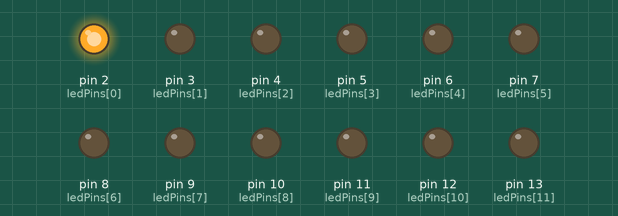
A sketch run on a simulated Arduino Uno, built with avr-gcc and run on an emulated ATmega328P. On the bench: output pins drawn as LEDs (lit = HIGH).

Above: at 0.05 s.
At 0.45 s:
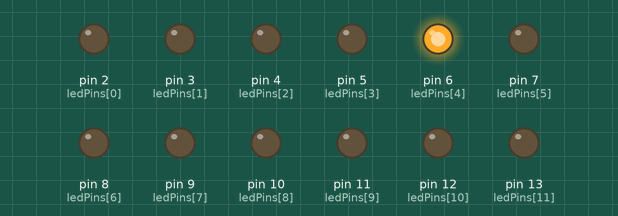
At 0.95 s:
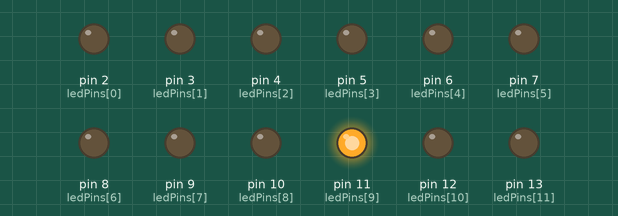
At 1.85 s:
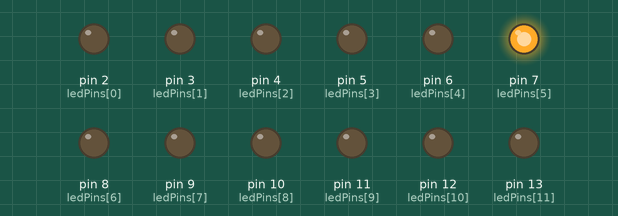
At 3.6 s:
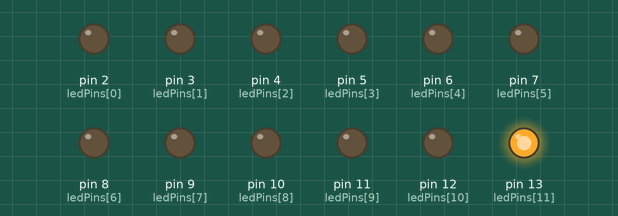
At 5.45 s:
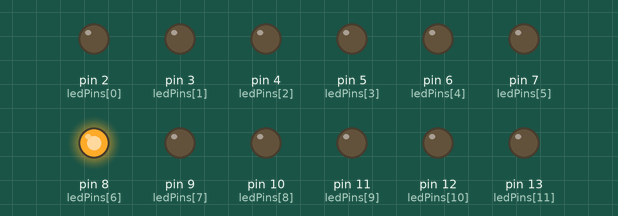
Timing chart, 0 to 5.8 s (numbered marks = the images above):
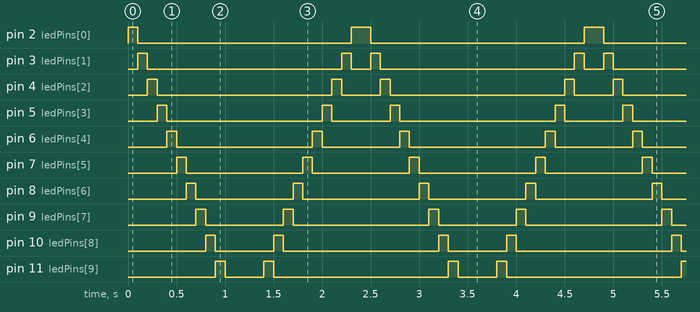

The sketch:

Scrolling.ino
```cpp
const int ledPins[] = {2, 3, 4, 5, 6, 7, 8, 9, 10, 11, 12, 13};
const int numLeds = 12;
const int delayTime = 100; // ms between steps

void setup() {
  for (int i = 0; i < numLeds; i++) {
    pinMode(ledPins[i], OUTPUT);
  }
}

void loop() {
  // scroll left to right
  for (int i = 0; i < numLeds; i++) {
    digitalWrite(ledPins[i], HIGH);
    delay(delayTime);
    digitalWrite(ledPins[i], LOW);
  }

  // scroll right to left
  for (int i = numLeds - 1; i >= 0; i--) {
    digitalWrite(ledPins[i], HIGH);
    delay(delayTime);
    digitalWrite(ledPins[i], LOW);
  }
}
```

Measured:
- by itself, pin 2 (ledPins[0]): repeats every 2.4 s: LOW 2.2 s, HIGH 0.20 s
- by itself, pin 3 (ledPins[1]): repeats every 2.4 s: LOW 2.0 s, HIGH 0.10 s, LOW 0.20 s, HIGH 0.10 s
- by itself, pin 4 (ledPins[2]): repeats every 2.4 s: LOW 1.8 s, HIGH 0.10 s, LOW 0.40 s, HIGH 0.10 s
- by itself, pin 5 (ledPins[3]): repeats every 2.4 s: LOW 1.6 s, HIGH 0.10 s, LOW 0.60 s, HIGH 0.10 s
- by itself, pin 6 (ledPins[4]): repeats every 2.4 s: LOW 1.4 s, HIGH 0.10 s, LOW 0.80 s, HIGH 0.10 s
- by itself, pin 7 (ledPins[5]): repeats every 2.4 s: LOW 1.2 s, HIGH 0.10 s, LOW 1.0 s, HIGH 0.10 s
- by itself, pin 8 (ledPins[6]): repeats every 2.4 s: LOW 1.0 s, HIGH 0.10 s, LOW 1.2 s, HIGH 0.10 s
- by itself, pin 9 (ledPins[7]): repeats every 2.4 s: LOW 0.80 s, HIGH 0.10 s, LOW 1.4 s, HIGH 0.10 s
